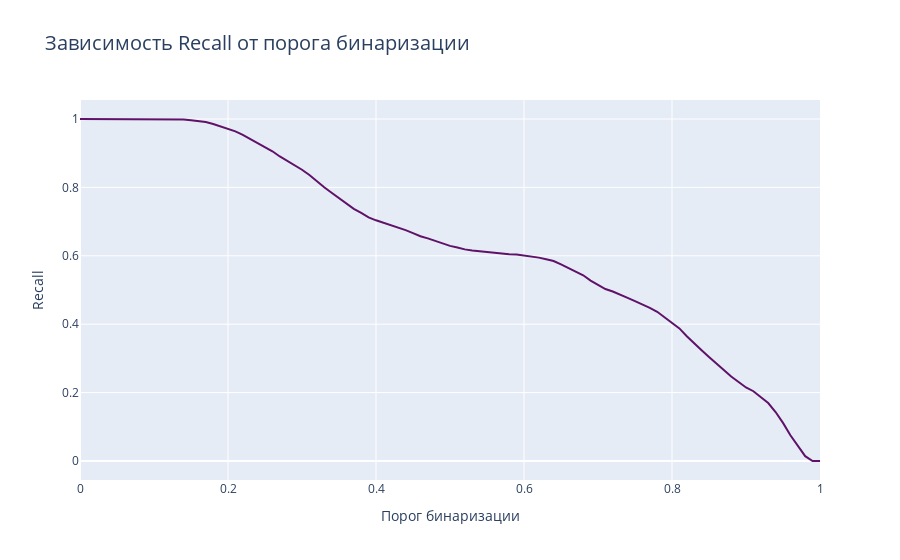

The notebook cell saved with this chart:
### Code cell
fig = px.line(x=trs, 
              y=recalls, 
              title='Зависимость Recall от порога бинаризации',
              color_discrete_sequence=["#5F1268"])

fig.update_layout(
    xaxis_title='Порог бинаризации',          
    yaxis_title='Recall',
    title_font_size=20,     
    font=dict(size=12)     
)

fig.update_traces(
    line_width=2       
)

fig.show()

### Figure 1 — Plotly figure (JSON) as saved in the notebook; plotly's stock layout.template omitted (floating-point values rounded to 4 significant figures)
{"data": [{"hovertemplate": "x=%{x}<br>y=%{y}<extra></extra>", "legendgroup": "", "line": {"color": "#5F1268", "dash": "solid", "width": 2}, "marker": {"symbol": "circle"}, "mode": "lines", "name": "", "orientation": "h", "showlegend": false, "type": "scatter", "x": [0, 0.01, 0.02, 0.03, 0.04, 0.05, 0.06, 0.07, 0.08, 0.09, 0.1, 0.11, 0.12, 0.13, 0.14, 0.15, 0.16, 0.17, 0.18, 0.19, 0.2, 0.21, 0.22, 0.23, 0.24, 0.25, 0.26, 0.27, 0.28, 0.29, 0.3, 0.31, 0.32, 0.33, 0.34, 0.35, 0.36, 0.37, 0.38, 0.39, 0.4, 0.41, 0.42, 0.43, 0.44, 0.45, 0.46, 0.47, 0.48, 0.49, 0.5, 0.51, 0.52, 0.53, 0.54, 0.55, 0.56, 0.57, 0.58, 0.59, 0.6, 0.61, 0.62, 0.63, 0.64, 0.65, 0.66, 0.67, 0.68, 0.69, 0.7, 0.71, 0.72, 0.73, 0.74, 0.75, 0.76, 0.77, 0.78, 0.79, 0.8, 0.81, 0.82, 0.83, 0.84, 0.85, 0.86, 0.87, 0.88, 0.89, 0.9, 0.91, 0.92, 0.93, 0.94, 0.95, 0.96, 0.97, 0.98, 0.99, 1], "xaxis": "x", "y": [1, 1, 1, 1, 1, 1, 1, 1, 1, 1, 1, 0.9998, 0.9993, 0.9989, 0.9985, 0.9961, 0.9935, 0.9911, 0.9854, 0.9789, 0.9725, 0.9638, 0.9537, 0.9419, 0.9294, 0.9192, 0.9057, 0.8904, 0.8777, 0.8656, 0.8517, 0.8362, 0.8175, 0.8004, 0.7843, 0.7683, 0.7513, 0.7372, 0.7253, 0.7124, 0.7037, 0.6968, 0.6889, 0.6832, 0.675, 0.6664, 0.6573, 0.6509, 0.6439, 0.6363, 0.6291, 0.6245, 0.6188, 0.6155, 0.613, 0.611, 0.6089, 0.607, 0.6044, 0.6035, 0.6012, 0.5989, 0.5947, 0.5898, 0.5846, 0.5747, 0.5645, 0.5541, 0.543, 0.5274, 0.5155, 0.5029, 0.4955, 0.487, 0.4771, 0.4673, 0.4581, 0.4478, 0.4364, 0.4207, 0.4041, 0.3877, 0.3647, 0.3458, 0.324, 0.3043, 0.2845, 0.2645, 0.2472, 0.2312, 0.215, 0.204, 0.1881, 0.1696, 0.1432, 0.1114, 0.07519, 0.04535, 0.01407, 0, 0], "yaxis": "y"}], "layout": {"font": {"size": 12}, "legend": {"tracegroupgap": 0}, "title": {"font": {"size": 20}, "text": "Зависимость Recall от порога бинаризации"}, "xaxis": {"anchor": "y", "domain": [0, 1], "title": {"text": "Порог бинаризации"}}, "yaxis": {"anchor": "x", "domain": [0, 1], "title": {"text": "Recall"}}}}
